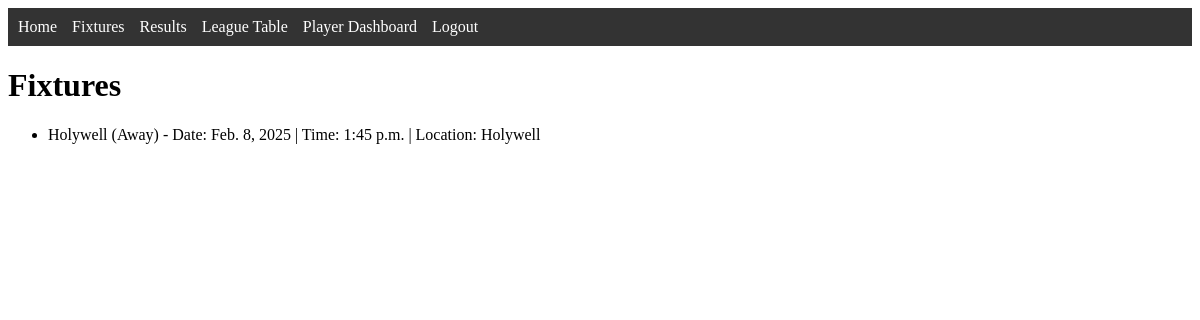
Before: /fixtures/ (signed in) with the older database file.
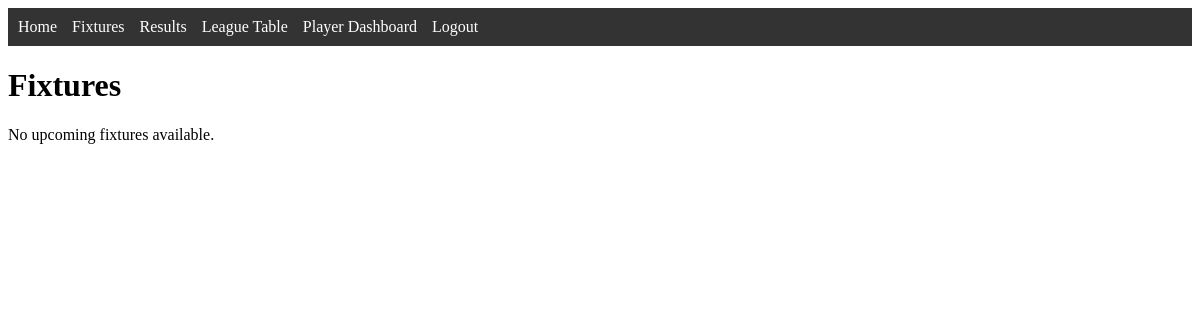
After: the same page with the newer database file.
### team/models.py (models this page shows, shortened)
class Fixture(models.Model):
    HOME_OR_AWAY = [
        ("H", "Home"),
        ("A", "Away"),
    ]
    opponent = models.ForeignKey(Team, on_delete=models.SET_NULL, null=True, blank=True)
    date = models.DateField()
    time = models.TimeField()
    location = models.CharField(max_length=100)
    home_or_away = models.CharField(max_length=1, choices=HOME_OR_AWAY)
    goals_for = models.PositiveIntegerField(null=True, blank=True)
    goals_against = models.PositiveIntegerField(null=True, blank=True)
    match_completed = models.BooleanField(default=False)

class Team(models.Model):
    name = models.CharField(max_length=100, default="CPD Yr Wyddgrug")
    logo = models.ImageField(upload_to='team_logos/', blank=True, null=True)
    games_played = models.PositiveIntegerField(default=0)
    wins = models.PositiveIntegerField(default=0)
    draws = models.PositiveIntegerField(default=0)
    losses = models.PositiveIntegerField(default=0)
    goals_for = models.PositiveIntegerField(default=0)
    goals_against = models.PositiveIntegerField(default=0)
    points = models.PositiveIntegerField(default=0)

### team/views.py (the view)
# urls.py: path('fixtures/', fixtures_view, name='fixtures'),
def fixtures_view(request):
    upcoming_fixtures = Fixture.objects.filter(match_completed=False).order_by("date", "time")
    return render(request, "team/fixtures.html", {"upcoming_fixtures": upcoming_fixtures})

### team/templates/team/fixtures.html
{% extends "team/base.html" %}
{% block content %}
<header>
  <h1>Fixtures</h1>
</header>
<section>
  {% if upcoming_fixtures %}
  <ul>
    {% for fixture in upcoming_fixtures %}
    <li>
      {{ fixture.opponent.name }}
      {% if fixture.home_or_away == "H" %} (Home) {% else %} (Away) {% endif %}
      - Date: {{ fixture.date }} | Time: {{ fixture.time }} | Location: {{ fixture.location }}
    </li>
    {% endfor %}
  </ul>
  {% else %}
  <p>No upcoming fixtures available.</p>
  {% endif %}
</section>
{% endblock %}

### team/templates/team/base.html (shortened to what this page needs)
<!DOCTYPE html>
<html lang="en">
<head>
</head>
<body>
    <nav style="background-color: #333; padding: 10px;">
        <ul style="list-style: none; margin: 0; padding: 0; display: flex; gap: 15px;">
            <li><a href="{% url 'home' %}" style="color: white; text-decoration: none;">Home</a></li>
            <li><a href="{% url 'fixtures' %}" style="color: white; text-decoration: none;">Fixtures</a></li>
            <li><a href="{% url 'results' %}" style="color: white; text-decoration: none;">Results</a></li>
            <li><a href="{% url 'league_table' %}" style="color: white; text-decoration: none;">League Table</a></li>
            {% if request.user.is_authenticated %}
                {% if request.user.profile.role == "manager" %}
                    <li><a href="{% url 'manager_dashboard' %}" style="color: white; text-decoration: none;">Manager Dashboard</a></li>
                {% elif request.user.profile.role == "player" %}
                    <li><a href="{% url 'player_dashboard' %}" style="color: white; text-decoration: none;">Player Dashboard</a></li>
                {% endif %}
                <li>
                    <form action="{% url 'logout' %}" method="post" style="display: inline;">
                        <button type="submit" style="background: none; border: none; color: white; cursor: pointer; font-size: inherit; padding: 0; text-decoration: none; font-family: inherit;">
                            Logout
                        </button>
                    </form>
                </li>
            {% else %}
                <li><a href="{% url 'login' %}" style="color: white; text-decoration: none;">Login</a></li>
            {% endif %}
        </ul>
    </nav>
    {% block content %}{% endblock %}
</body>
</html>

Changed rows visible on the page:
removed Fixture: opponent.name "Holywell", home_or_away "(Away)", date "Feb. 8, 2025", time "1:45 p.m.", location "Holywell"
Other visible differences:
text now shown: "No upcoming fixtures available."
